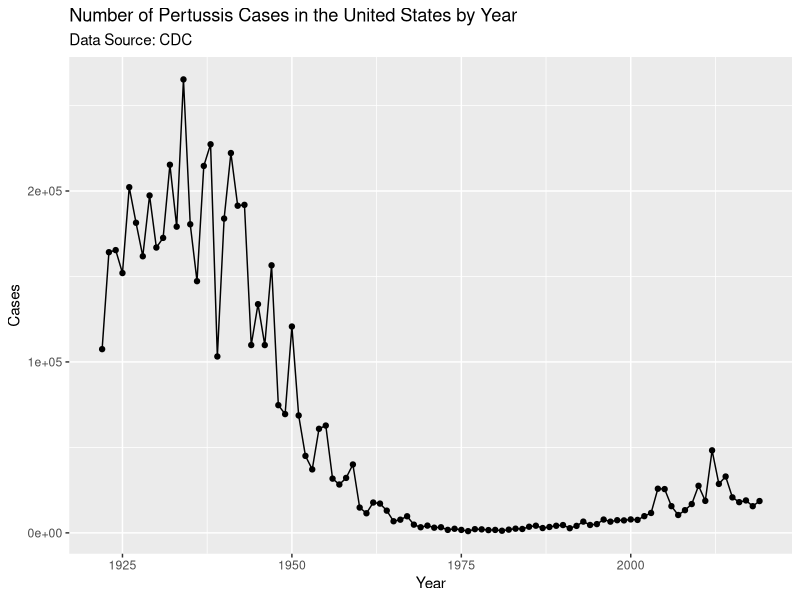
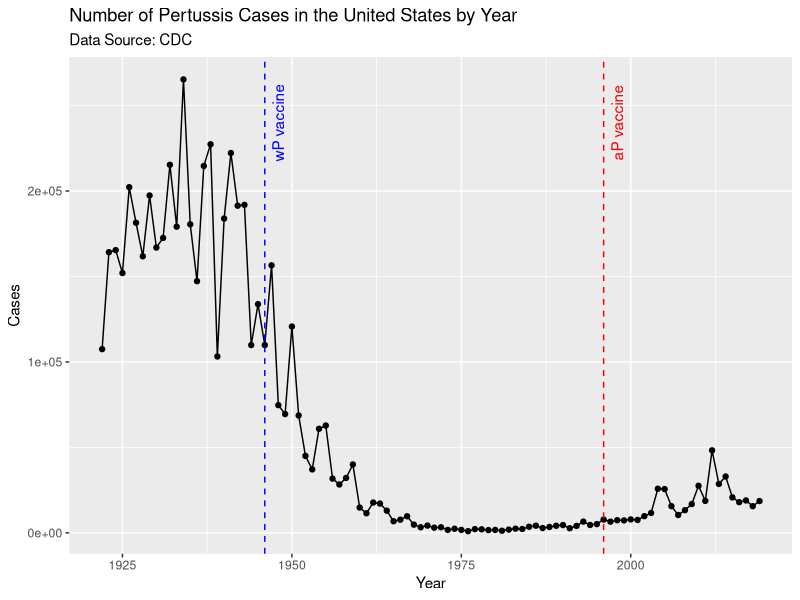

Generate these figures, in order, with R: (Note: this script raises an error after producing the figures.)
## ---- chunk 1
#install.packages("datapasta")
library(ggplot2)
## ---- chunk 2
 cdc <- data.frame(
                                  Year = c(1922L,1923L,1924L,1925L,
                                           1926L,1927L,1928L,1929L,1930L,
                                           1931L,1932L,1933L,1934L,1935L,
                                           1936L,1937L,1938L,1939L,1940L,1941L,
                                           1942L,1943L,1944L,1945L,1946L,
                                           1947L,1948L,1949L,1950L,1951L,
                                           1952L,1953L,1954L,1955L,1956L,1957L,
                                           1958L,1959L,1960L,1961L,1962L,
                                           1963L,1964L,1965L,1966L,1967L,
                                           1968L,1969L,1970L,1971L,1972L,
                                           1973L,1974L,1975L,1976L,1977L,1978L,
                                           1979L,1980L,1981L,1982L,1983L,
                                           1984L,1985L,1986L,1987L,1988L,
                                           1989L,1990L,1991L,1992L,1993L,1994L,
                                           1995L,1996L,1997L,1998L,1999L,
                                           2000L,2001L,2002L,2003L,2004L,
                                           2005L,2006L,2007L,2008L,2009L,
                                           2010L,2011L,2012L,2013L,2014L,2015L,
                                           2016L,2017L,2018L,2019L),
          Cases = c(107473,164191,165418,
                                           152003,202210,181411,161799,197371,
                                           166914,172559,215343,179135,265269,
                                           180518,147237,214652,227319,
                                           103188,183866,222202,191383,191890,
                                           109873,133792,109860,156517,74715,
                                           69479,120718,68687,45030,37129,
                                           60886,62786,31732,28295,32148,
                                           40005,14809,11468,17749,17135,
                                           13005,6799,7717,9718,4810,3285,
                                           4249,3036,3287,1759,2402,1738,1010,
                                           2177,2063,1623,1730,1248,1895,
                                           2463,2276,3589,4195,2823,3450,
                                           4157,4570,2719,4083,6586,4617,
                                           5137,7796,6564,7405,7298,7867,
                                           7580,9771,11647,25827,25616,15632,
                                           10454,13278,16858,27550,18719,
                                           48277,28639,32971,20762,17972,
                                           18975,15609,18617)
        )
## ---- chunk 3
baseplot <- ggplot(cdc) + 
  aes(x=Year,y=Cases) + 
  geom_point() + geom_line() +
  labs(title="Number of Pertussis Cases in the United States by Year", subtitle="Data Source: CDC")
baseplot
## ---- chunk 4
baseplot +
  geom_vline(xintercept=c(1946,1996), lty="dashed", col=c("blue","red")) +
  annotate("text", x=1948, y=240000, label="wP vaccine",angle=90, col="blue") +
  annotate("text", x=1998, y=240000, label="aP vaccine",angle=90, col="red")
## ---- chunk 5
#install.packages("jsonlite")
library(jsonlite)
subject <- read_json("https://www.cmi-pb.org/api/subject", simplifyVector = TRUE)
head(subject, 3)
## ---- chunk 6
table(subject$infancy_vac)
## ---- chunk 7
table(subject$biological_sex)
## ---- chunk 8
table(subject$race, subject$biological_sex)
## ---- chunk 9
library(lubridate)
library(dplyr)
library(tidyverse)
today()
## ---- chunk 10
subject.wP <- subject %>%
  filter(infancy_vac=="wP")
head(subject.wP)
## ---- chunk 11
subject.wP.age <- time_length( today() - ymd(subject.wP$year_of_birth),  "years")
subject.wP.age
## ---- chunk 12
mean(subject.wP.age)
## ---- chunk 13
subject.aP <- subject %>%
  filter(infancy_vac=="aP")
head(subject.aP)
## ---- chunk 14
subject.aP.age <- time_length( today() - ymd(subject.aP$year_of_birth),  "years")
subject.aP.age
## ---- chunk 15
mean(subject.aP.age)
## ---- chunk 16
subject$age <- time_length( today() - ymd(subject$year_of_birth),  "years")
## ---- chunk 17
t.test(subject.wP.age,subject.aP.age)
## ---- chunk 18
age.boost <- time_length( ymd(subject$date_of_boost) - ymd(subject$year_of_birth),  "years")
age.boost
## ---- chunk 19
mean(age.boost)
## ---- chunk 20
ggplot(subject) +
  aes(age) +
  geom_histogram() +
  facet_wrap(vars(infancy_vac))
## ---- chunk 21
specimen <- read_json("http://cmi-pb.org/api/specimen", simplifyVector = TRUE) 
titer <- read_json("http://cmi-pb.org/api/ab_titer", simplifyVector = TRUE) 
head(specimen)
head(titer)
## ---- chunk 22
meta <- inner_join(specimen, subject)
dim(meta)
head(meta)
## ---- chunk 23
abdata <- inner_join(titer, meta)
dim(abdata)
## ---- chunk 24
table(abdata$isotype)
## ---- chunk 25
table(abdata$visit)
## ---- chunk 26
#Drop visit 8 data as it is incomplete
ig1 <- abdata %>% filter(isotype == "IgG1", visit!=8)
head(ig1)
## ---- chunk 27
ggplot(ig1) +
  aes(x=MFI, y=antigen) +
  geom_boxplot() + 
  facet_wrap(vars(visit), nrow=2) +
  labs(title="Antibody Titers", x="Antibody Titer (MFI)", y="Antigen") +
  theme(axis.text.x = element_text(angle = 45, hjust=1))
## ---- chunk 28
ggplot(ig1) +
  aes(MFI, antigen, col=infancy_vac ) +
  geom_boxplot() + 
  facet_wrap(vars(visit), nrow=2) +
  theme_bw() +
  theme(axis.text.x = element_text(angle = 45, hjust=1))
## ---- chunk 29
filter(ig1, antigen=="Measles") %>%
  ggplot() +
  aes(MFI, col=infancy_vac) +
  geom_boxplot() +
  facet_wrap(vars(visit)) +
  theme_bw() +
  theme(axis.text.x = element_text(angle = 45, hjust=1))
## ---- chunk 30
filter(ig1, antigen=="FIM2/3") %>%
  ggplot() +
  aes(MFI, col=infancy_vac) +
  geom_boxplot() +
  facet_wrap(vars(visit)) +
  theme_bw() +
  theme(axis.text.x = element_text(angle = 45, hjust=1))
## ---- chunk 31
url <- "https://www.cmi-pb.org/api/v2/rnaseq?versioned_ensembl_gene_id=eq.ENSG00000211896.7"
rna <- read_json(url, simplifyVector = TRUE) 
ssrna <- inner_join(rna, meta)
## ---- chunk 32
ggplot(ssrna) +
  aes(x=visit, y=tpm, group=subject_id) +
  geom_point() +
  geom_line(alpha=0.2)
